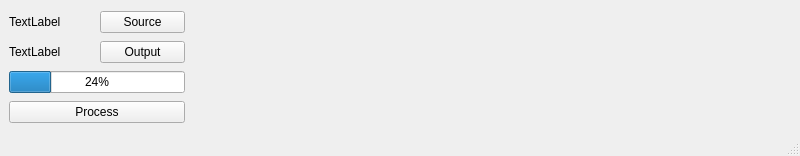
<?xml version="1.0" encoding="UTF-8"?>
<ui version="4.0">
    <class>VideoConverterWindow</class>
 <widget class="QMainWindow" name="VideoConverterWindow">
  <property name="geometry">
   <rect>
    <x>0</x>
    <y>0</y>
    <width>800</width>
    <height>156</height>
   </rect>
  </property>
  <property name="windowTitle">
      <string>VideoConverterWindow</string>
  </property>
  <property name="windowOpacity">
   <double>1.000000000000000</double>
  </property>
  <widget class="QWidget" name="centralwidget">
   <layout class="QHBoxLayout" name="horizontalLayout">
    <item>
     <layout class="QVBoxLayout" name="verticalLayout">
      <item>
       <layout class="QHBoxLayout" name="horizontalLayout_2">
        <item>
         <widget class="QLabel" name="sourceLabel">
          <property name="text">
           <string>TextLabel</string>
          </property>
         </widget>
        </item>
        <item>
         <widget class="QPushButton" name="sourceButton">
          <property name="text">
           <string>Source</string>
          </property>
         </widget>
        </item>
       </layout>
      </item>
      <item>
       <layout class="QHBoxLayout" name="horizontalLayout_3">
        <item>
         <widget class="QLabel" name="outputLabel">
          <property name="text">
           <string>TextLabel</string>
          </property>
         </widget>
        </item>
        <item>
         <widget class="QPushButton" name="outputButton">
          <property name="text">
           <string>Output</string>
          </property>
         </widget>
        </item>
       </layout>
      </item>
      <item>
       <widget class="QProgressBar" name="progressBar">
        <property name="value">
         <number>24</number>
        </property>
       </widget>
      </item>
      <item>
       <widget class="QPushButton" name="processButton">
        <property name="text">
         <string>Process</string>
        </property>
       </widget>
      </item>
     </layout>
    </item>
    <item>
     <widget class="QWidget" name="plotterWidget" native="true">
      <property name="minimumSize">
       <size>
        <width>600</width>
        <height>0</height>
       </size>
      </property>
      <widget class="QLabel" name="label">
       <property name="geometry">
        <rect>
         <x>0</x>
         <y>310</y>
         <width>57</width>
         <height>14</height>
        </rect>
       </property>
       <property name="text">
        <string>TextLabel</string>
       </property>
      </widget>
     </widget>
    </item>
   </layout>
  </widget>
  <widget class="QMenuBar" name="menubar">
   <property name="geometry">
    <rect>
     <x>0</x>
     <y>0</y>
     <width>800</width>
     <height>20</height>
    </rect>
   </property>
  </widget>
  <widget class="QStatusBar" name="statusbar"/>
 </widget>
 <resources/>
 <connections/>
</ui>
